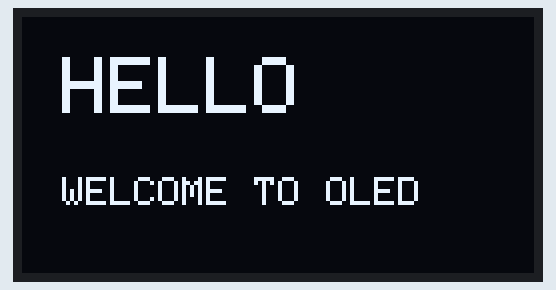
A sketch run on a simulated Arduino Uno, built with avr-gcc and run on an emulated ATmega328P. On the bench: 128×64 one-colour display. What the sketch prints to the serial monitor is not drawn.

Above: at 0.1 s.

The sketch:

Practical_57.ino
```cpp
/*
==========================================
Practical-57 : Print Text on OLED
OLED : SSD1306 128x64 I2C
==========================================
*/

#include <Wire.h>
#include <Adafruit_GFX.h>
#include <Adafruit_SSD1306.h>

#define SCREEN_WIDTH 128
#define SCREEN_HEIGHT 64

Adafruit_SSD1306 display(SCREEN_WIDTH, SCREEN_HEIGHT, &Wire, -1);

void setup()
{
  Serial.begin(9600);

  if(!display.begin(SSD1306_SWITCHCAPVCC, 0x3C))
  {
    Serial.println("OLED Not Found");
    while(1);
  }

  display.clearDisplay();

  display.setTextSize(2);
  display.setTextColor(SSD1306_WHITE);
  display.setCursor(10,10);
  display.println("HELLO");

  display.setTextSize(1);
  display.setCursor(10,40);
  display.println("WELCOME TO OLED");

  display.display();

  Serial.println("OLED Working");
}

void loop()
{
}
```
